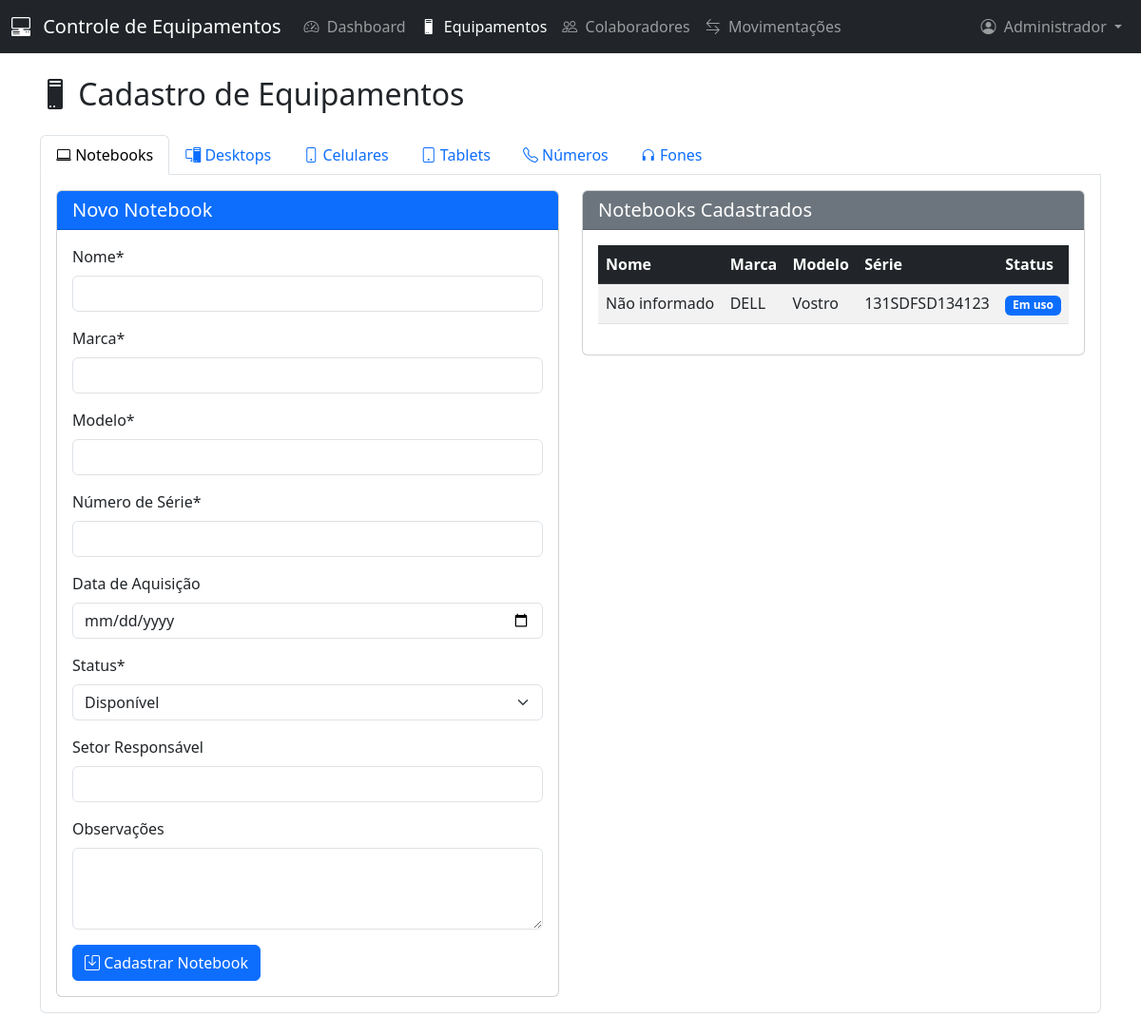
The page /equipamentos.php (signed in) on the database its author committed.
### tables this page shows
CREATE TABLE notebooks (
        id INTEGER PRIMARY KEY AUTOINCREMENT,
        marca TEXT NOT NULL,
        modelo TEXT NOT NULL,
        numero_serie TEXT NOT NULL UNIQUE,
        data_aquisicao DATE,
        status TEXT DEFAULT 'Disponivel',
        setor_responsavel TEXT,
        observacoes TEXT
    );

### equipamentos.php (the view, shortened to what this page needs)
<?php
require 'conexao.php';
$notebooks = $db->query("SELECT * FROM notebooks ORDER BY marca, modelo")->fetchAll(PDO::FETCH_ASSOC);
?>
<!DOCTYPE html>
<html lang="pt-BR">
<head>
    <link href="https://cdn.jsdelivr.net/npm/bootstrap@5.3.0/dist/css/bootstrap.min.css" rel="stylesheet">
    <link rel="stylesheet" href="https://cdn.jsdelivr.net/npm/bootstrap-icons@1.10.0/font/bootstrap-icons.css">
</head>
<body>
    <?php include 'navbar.php'; ?>
    <div class="container mt-4">
        <h2><i class="bi bi-pc"></i> Cadastro de Equipamentos</h2>
        <ul class="nav nav-tabs mt-4" id="equipamentosTab" role="tablist">
            <li class="nav-item" role="presentation">
                <button class="nav-link active" id="notebooks-tab" data-bs-toggle="tab" data-bs-target="#notebooks" type="button">
                    <i class="bi bi-laptop"></i> Notebooks
                </button>
            </li>
            <li class="nav-item" role="presentation">
                <button class="nav-link" id="desktops-tab" data-bs-toggle="tab" data-bs-target="#desktops" type="button">
                    <i class="bi bi-pc-display"></i> Desktops
                </button>
            </li>
            <li class="nav-item" role="presentation">
                <button class="nav-link" id="celulares-tab" data-bs-toggle="tab" data-bs-target="#celulares" type="button">
                    <i class="bi bi-phone"></i> Celulares
                </button>
            </li>
            <li class="nav-item" role="presentation">
                <button class="nav-link" id="tablets-tab" data-bs-toggle="tab" data-bs-target="#tablets" type="button">
                    <i class="bi bi-tablet"></i> Tablets
                </button>
            </li>
            <li class="nav-item" role="presentation">
                <button class="nav-link" id="numeros-tab" data-bs-toggle="tab" data-bs-target="#numeros" type="button">
                    <i class="bi bi-telephone"></i> Números
                </button>
            </li>
            <li class="nav-item" role="presentation">
                <button class="nav-link" id="fones-tab" data-bs-toggle="tab" data-bs-target="#fones" type="button">
                    <i class="bi bi-headphones"></i> Fones
                </button>
            </li>
        </ul>
        <div class="tab-content border border-top-0 rounded-bottom p-3 mb-4" id="equipamentosTabContent">
            <div class="tab-pane fade show active" id="notebooks" role="tabpanel">
                <div class="row">
                    <div class="col-md-6">
                        <div class="card">
                            <div class="card-header bg-primary text-white">
                                <h5 class="mb-0">Novo Notebook</h5>
                            </div>
                            <div class="card-body">
                                <form method="POST">
                                    <div class="mb-3">
                                        <label class="form-label">Nome*</label>
                                        <input type="text" class="form-control" name="nome" required>
                                    </div>
                                    <div class="mb-3">
                                        <label class="form-label">Marca*</label>
                                        <input type="text" class="form-control" name="marca" required>
                                    </div>
                                    <div class="mb-3">
                                        <label class="form-label">Modelo*</label>
                                        <input type="text" class="form-control" name="modelo" required>
                                    </div>
                                    <div class="mb-3">
                                        <label class="form-label">Número de Série*</label>
                                        <input type="text" class="form-control" name="numero_serie" required>
                                    </div>
                                    <div class="mb-3">
                                        <label class="form-label">Data de Aquisição</label>
                                        <input type="date" class="form-control" name="data_aquisicao">
                                    </div>
                                    <div class="mb-3">
                                        <label class="form-label">Status*</label>
                                        <select class="form-select" name="status" required>
                                            <option value="Disponivel">Disponível</option>
                                        </select>
                                    </div>
                                    <div class="mb-3">
                                        <label class="form-label">Setor Responsável</label>
                                        <input type="text" class="form-control" name="setor_responsavel">
                                    </div>
                                    <div class="mb-3">
                                        <label class="form-label">Observações</label>
                                        <textarea class="form-control" name="observacoes" rows="3"></textarea>
                                    </div>
                                    <button type="submit" class="btn btn-primary">
                                        <i class="bi bi-save"></i> Cadastrar Notebook
                                    </button>
                                </form>
                            </div>
                        </div>
                    </div>
                    <div class="col-md-6">
                        <div class="card">
                            <div class="card-header bg-secondary text-white">
                                <h5 class="mb-0">Notebooks Cadastrados</h5>
                            </div>
                            <div class="card-body">
                                <div class="table-responsive">
                                    <table class="table table-striped table-hover">
                                        <thead class="table-dark">
                                            <tr>
                                                <th>Nome</th>
                                                <th>Marca</th>
                                                <th>Modelo</th>
                                                <th>Série</th>
                                                <th>Status</th>
                                            </tr>
                                        </thead>
                                        <tbody>
                                            <?php foreach ($notebooks as $notebook): ?>
                                            <tr>
                                                <td><?= htmlspecialchars($notebook['nome'] ?? 'Não informado') ?></td>
                                                <td><?= htmlspecialchars($notebook['marca']) ?></td>
                                                <td><?= htmlspecialchars($notebook['modelo']) ?></td>
                                                <td><?= htmlspecialchars($notebook['numero_serie']) ?></td>
                                                <td>
                                                    <span class="badge bg-<?=
                                                        $notebook['status'] === 'Disponivel' ? 'success' :
                                                        ($notebook['status'] === 'Em uso' ? 'primary' : 'warning')
                                                    ?>">
                                                        <?= htmlspecialchars($notebook['status']) ?>
                                                    </span>
                                                </td>
                                            </tr>
                                            <?php endforeach; ?>
                                        </tbody>
                                    </table>
                                </div>
                            </div>
                        </div>
                    </div>
                </div>
            </div>
        </div>
    </div>
</body>
</html>

### rows shown on the page
notebooks: nome "Não informado", marca "DELL", modelo "Vostro", numero_serie "131SDFSD134123", status "Em uso"

### other values the page prints
$_SESSION['usuario_nome'] "Administrador"
